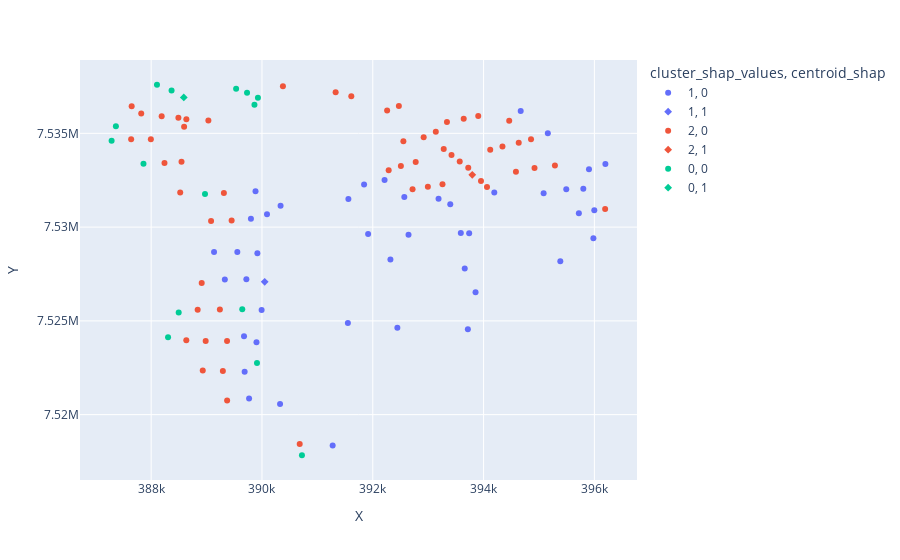

Here is the notebook cell this chart was saved with:
### Code cell
fig = px.scatter(df_res_shap_values, x='X', y='Y', color='cluster_shap_values', hover_name='well', symbol='centroid_shap')
fig.show()
fig.write_html("output/shap_values_map.html")

### Figure 1 — Plotly figure (JSON) as saved in the notebook; plotly's stock layout.template omitted (floating-point values rounded to 4 significant figures)
{"data": [{"hovertemplate": "<b>%{hovertext}</b><br><br>cluster_shap_values=1<br>centroid_shap=0<br>X=%{x}<br>Y=%{y}<extra></extra>", "hovertext": ["3401G / HM_BHP_RMS", "3402G / HM_BHP_RMS", "3403G_2 / HM_BHP_RMS", "3404G / HM_BHP_RMS", "3405G / HM_BHP_RMS", "3406G / HM_BHP_RMS", "3407G / HM_BHP_RMS", "3408G / HM_BHP_RMS", "3409G_1 / HM_BHP_RMS", "3410G / HM_BHP_RMS", "4026G* / HM_BHP_RMS", "4036G / HM_BHP_RMS", "4037G / HM_BHP_RMS", "4047G / HM_BHP_RMS", "4058G / HM_BHP_RMS", "4059G* / HM_BHP_RMS", "4068G / HM_BHP_RMS", "4076G / HM_BHP_RMS", "4077G / HM_BHP_RMS", "4085G / HM_BHP_RMS", "4086G / HM_BHP_RMS", "4087G / HM_BHP_RMS", "4097G / HM_BHP_RMS", "4098G / HM_BHP_RMS", "4099G / HM_BHP_RMS", "4108G_1 / HM_BHP_RMS", "4500G / HM_BHP_RMS", "4505G_1 / HM_BHP_RMS", "4548G / HM_BHP_RMS", "4549G_1 / HM_BHP_RMS", "4557G_1 / HM_BHP_RMS", "4558G_1 / HM_BHP_RMS", "4559G_2 / HM_BHP_RMS", "4560G / HM_BHP_RMS", "4561G_1 / HM_BHP_RMS", "4562DG / HM_BHP_RMS", "4566G / HM_BHP_RMS", "4567G / HM_BHP_RMS", "4571G / HM_BHP_RMS", "4572G_1 / HM_BHP_RMS", "4573G / HM_BHP_RMS", "4574G_1 / HM_BHP_RMS", "4576G_1 / HM_BHP_RMS", "4578G_1 / HM_BHP_RMS"], "legendgroup": "1, 0", "marker": {"color": "#636efa", "symbol": "circle"}, "mode": "markers", "name": "1, 0", "orientation": "v", "showlegend": true, "type": "scatter", "x": [393700.0, 391600.0, 393700.0, 392300.0, 391900.0, 391800.0, 392600.0, 391600.0, 393900.0, 392400.0, 391300.0, 389800.0, 390300.0, 389700.0, 389700.0, 389900.0, 390000.0, 389300.0, 389700.0, 389100.0, 389600.0, 389900.0, 389800.0, 390100.0, 390300.0, 389900.0, 392600.0, 392200.0, 393200.0, 393400.0, 394200.0, 395100.0, 395500.0, 395800.0, 393700.0, 393600.0, 395700.0, 396000.0, 395400.0, 395900.0, 396200.0, 396000.0, 395200.0, 394700.0], "xaxis": "x", "y": [7525000.0, 7525000.0, 7528000.0, 7528000.0, 7530000.0, 7532000.0, 7530000.0, 7531000.0, 7527000.0, 7525000.0, 7518000.0, 7521000.0, 7521000.0, 7522000.0, 7524000.0, 7524000.0, 7526000.0, 7527000.0, 7527000.0, 7529000.0, 7529000.0, 7529000.0, 7530000.0, 7531000.0, 7531000.0, 7532000.0, 7532000.0, 7533000.0, 7532000.0, 7531000.0, 7532000.0, 7532000.0, 7532000.0, 7532000.0, 7530000.0, 7530000.0, 7531000.0, 7531000.0, 7528000.0, 7533000.0, 7533000.0, 7529000.0, 7535000.0, 7536000.0], "yaxis": "y"}, {"hovertemplate": "<b>%{hovertext}</b><br><br>cluster_shap_values=1<br>centroid_shap=1<br>X=%{x}<br>Y=%{y}<extra></extra>", "hovertext": ["4078G / HM_BHP_RMS"], "legendgroup": "1, 1", "marker": {"color": "#636efa", "symbol": "diamond"}, "mode": "markers", "name": "1, 1", "orientation": "v", "showlegend": true, "type": "scatter", "x": [390000.0], "xaxis": "x", "y": [7527000.0], "yaxis": "y"}, {"hovertemplate": "<b>%{hovertext}</b><br><br>cluster_shap_values=2<br>centroid_shap=0<br>X=%{x}<br>Y=%{y}<extra></extra>", "hovertext": ["4001G / HM_BHP_RMS", "4003G / HM_BHP_RMS", "4025G / HM_BHP_RMS", "4045G / HM_BHP_RMS", "4055G_1 / HM_BHP_RMS", "4056G / HM_BHP_RMS", "4057G / HM_BHP_RMS", "4065G / HM_BHP_RMS", "4066G / HM_BHP_RMS", "4075G / HM_BHP_RMS", "4095G / HM_BHP_RMS", "4096G / HM_BHP_RMS", "4105G / HM_BHP_RMS", "4107G_1 / HM_BHP_RMS", "4116G / HM_BHP_RMS", "4117G / HM_BHP_RMS", "4126G / HM_BHP_RMS", "4127G* / HM_BHP_RMS", "4133G* / HM_BHP_RMS", "4134G_1 / HM_BHP_RMS", "4135G_1 / HM_BHP_RMS", "4136D_G / HM_BHP_RMS", "4136G / HM_BHP_RMS", "4137G* / HM_BHP_RMS", "4138G / HM_BHP_RMS", "4508G / HM_BHP_RMS", "4516G / HM_BHP_RMS", "4517G / HM_BHP_RMS", "4519G / HM_BHP_RMS", "4520G / HM_BHP_RMS", "4528G / HM_BHP_RMS", "4529G / HM_BHP_RMS", "4530G / HM_BHP_RMS", "4531G / HM_BHP_RMS", "4532G / HM_BHP_RMS", "4533G / HM_BHP_RMS", "4534G / HM_BHP_RMS", "4535G / HM_BHP_RMS", "4536G / HM_BHP_RMS", "4537G / HM_BHP_RMS", "4538G / HM_BHP_RMS", "4539G / HM_BHP_RMS", "4540G / HM_BHP_RMS", "4541G / HM_BHP_RMS", "4543G / HM_BHP_RMS", "4544G / HM_BHP_RMS", "4546G / HM_BHP_RMS", "4547G / HM_BHP_RMS", "4550G / HM_BHP_RMS", "4551G_2 / HM_BHP_RMS", "4553G / HM_BHP_RMS", "4554G / HM_BHP_RMS", "4555G / HM_BHP_RMS", "4556G / HM_BHP_RMS", "4568G / HM_BHP_RMS", "4575G_2 / HM_BHP_RMS", "4577G / HM_BHP_RMS"], "legendgroup": "2, 0", "marker": {"color": "#EF553B", "symbol": "circle"}, "mode": "markers", "name": "2, 0", "orientation": "v", "showlegend": true, "type": "scatter", "x": [389300.0, 389400.0, 390700.0, 388900.0, 388600.0, 389000.0, 389400.0, 388800.0, 389200.0, 388900.0, 389100.0, 389500.0, 388500.0, 389300.0, 388200.0, 388500.0, 387600.0, 388000.0, 387600.0, 387800.0, 388200.0, 388600.0, 388500.0, 388600.0, 389000.0, 390400.0, 391300.0, 391600.0, 392300.0, 392500.0, 392600.0, 392300.0, 392900.0, 393100.0, 393300.0, 393600.0, 393900.0, 392500.0, 392800.0, 392700.0, 393000.0, 393300.0, 393300.0, 393400.0, 393600.0, 393700.0, 394000.0, 394100.0, 394100.0, 394300.0, 394600.0, 394600.0, 394900.0, 395300.0, 396200.0, 394900.0, 394500.0], "xaxis": "x", "y": [7522000.0, 7521000.0, 7518000.0, 7522000.0, 7524000.0, 7524000.0, 7524000.0, 7526000.0, 7526000.0, 7527000.0, 7530000.0, 7530000.0, 7532000.0, 7532000.0, 7533000.0, 7533000.0, 7535000.0, 7535000.0, 7536000.0, 7536000.0, 7536000.0, 7536000.0, 7536000.0, 7535000.0, 7536000.0, 7538000.0, 7537000.0, 7537000.0, 7536000.0, 7536000.0, 7535000.0, 7533000.0, 7535000.0, 7535000.0, 7536000.0, 7536000.0, 7536000.0, 7533000.0, 7533000.0, 7532000.0, 7532000.0, 7532000.0, 7534000.0, 7534000.0, 7534000.0, 7533000.0, 7532000.0, 7532000.0, 7534000.0, 7534000.0, 7534000.0, 7533000.0, 7533000.0, 7533000.0, 7531000.0, 7535000.0, 7536000.0], "yaxis": "y"}, {"hovertemplate": "<b>%{hovertext}</b><br><br>cluster_shap_values=2<br>centroid_shap=1<br>X=%{x}<br>Y=%{y}<extra></extra>", "hovertext": ["4545G / HM_BHP_RMS"], "legendgroup": "2, 1", "marker": {"color": "#EF553B", "symbol": "diamond"}, "mode": "markers", "name": "2, 1", "orientation": "v", "showlegend": true, "type": "scatter", "x": [393800.0], "xaxis": "x", "y": [7533000.0], "yaxis": "y"}, {"hovertemplate": "<b>%{hovertext}</b><br><br>cluster_shap_values=0<br>centroid_shap=0<br>X=%{x}<br>Y=%{y}<extra></extra>", "hovertext": ["4024G / HM_BHP_RMS", "4054G / HM_BHP_RMS", "4064G / HM_BHP_RMS", "4067G / HM_BHP_RMS", "4106G / HM_BHP_RMS", "4115G / HM_BHP_RMS", "4125G / HM_BHP_RMS", "4130G* / HM_BHP_RMS", "4143G_1 / HM_BHP_RMS", "4144G* / HM_BHP_RMS", "4501G / HM_BHP_RMS", "4502G / HM_BHP_RMS", "4506G / HM_BHP_RMS", "4507G / HM_BHP_RMS", "9186G / HM_BHP_RMS"], "legendgroup": "0, 0", "marker": {"color": "#00cc96", "symbol": "circle"}, "mode": "markers", "name": "0, 0", "orientation": "v", "showlegend": true, "type": "scatter", "x": [390700.0, 388300.0, 388500.0, 389600.0, 389000.0, 387900.0, 387300.0, 387400.0, 388100.0, 388400.0, 389700.0, 389500.0, 389900.0, 389900.0, 389900.0], "xaxis": "x", "y": [7518000.0, 7524000.0, 7525000.0, 7526000.0, 7532000.0, 7533000.0, 7535000.0, 7535000.0, 7538000.0, 7537000.0, 7537000.0, 7537000.0, 7537000.0, 7537000.0, 7523000.0], "yaxis": "y"}, {"hovertemplate": "<b>%{hovertext}</b><br><br>cluster_shap_values=0<br>centroid_shap=1<br>X=%{x}<br>Y=%{y}<extra></extra>", "hovertext": ["4145G / HM_BHP_RMS"], "legendgroup": "0, 1", "marker": {"color": "#00cc96", "symbol": "diamond"}, "mode": "markers", "name": "0, 1", "orientation": "v", "showlegend": true, "type": "scatter", "x": [388600.0], "xaxis": "x", "y": [7537000.0], "yaxis": "y"}], "layout": {"legend": {"title": {"text": "cluster_shap_values, centroid_shap"}, "tracegroupgap": 0}, "margin": {"t": 60}, "xaxis": {"anchor": "y", "domain": [0, 1], "title": {"text": "X"}}, "yaxis": {"anchor": "x", "domain": [0, 1], "title": {"text": "Y"}}}}
